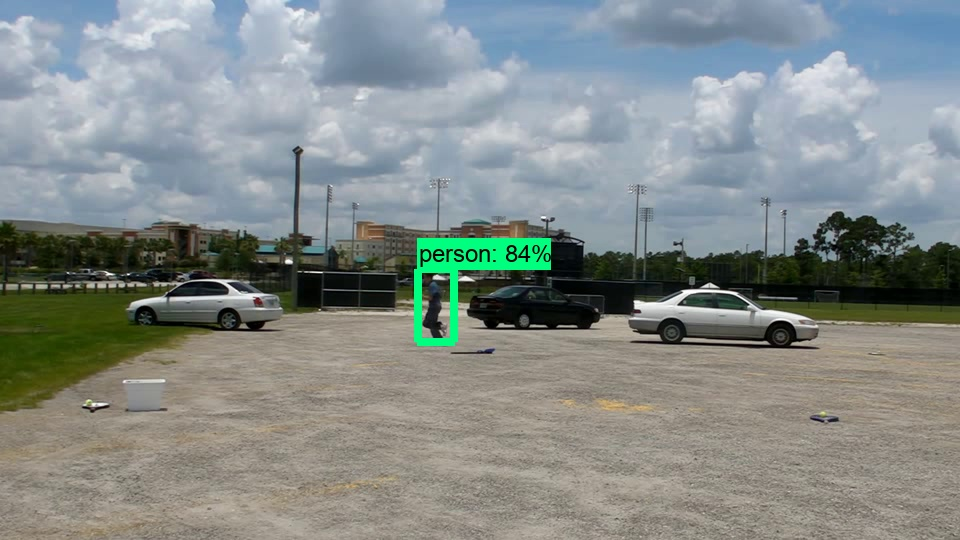
#> input picture b1.jpg, 960 x 540 px
$ python bounding_box.py   (older library calls are emulated)
#> lines starting #> are read from the running program, lines starting #| are printed output that depends on the picture; after the words box and inside, x2 and y2 are one past the last pixel; in counts of white or black regions, pixels touching at a corner belong together
# -*- coding: utf-8 -*-
"""
Created on Thu Aug  9 17:10:34 2018

@author: admin
"""

import cv2
import numpy as np
from PIL import Image
import numpy as np
import cv2 as cv
img = cv.imread('b1.jpg',0)
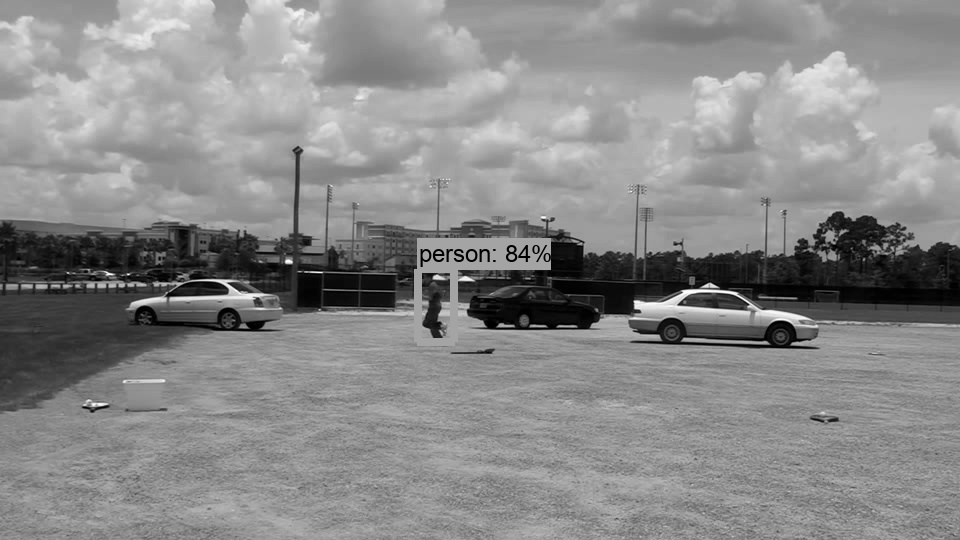
#> img: shape (540, 960); min 0, max 255, mean 137.3
ret,thresh = cv.threshold(img,127,255,0)
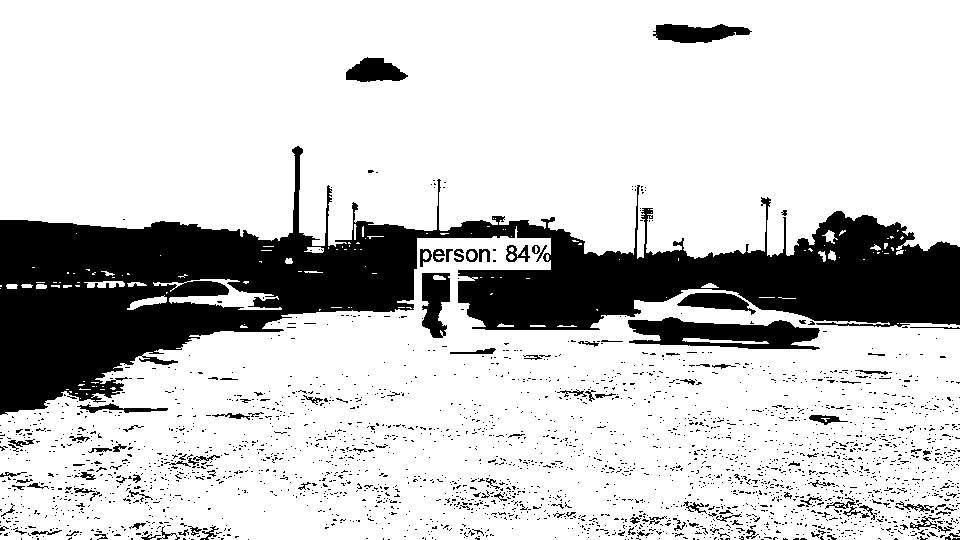
#> thresh: shape (540, 960); 79.5% white; 2662 black regions (2547 under 20 px)
_,contours,hierarchy = cv.findContours(thresh, cv2.RETR_EXTERNAL, cv2.CHAIN_APPROX_SIMPLE)
#> contours = 130 contours, 113 with area under 20; largest, box (x1, y1, x2, y2) and area: (0, 0, 960, 259) 221422, (0, 226, 960, 540) 205398, (153, 279, 282, 310) 1056, (127, 295, 167, 310) 212, (84, 281, 125, 288) 142
print('shapes found{0}'.format(len(contours)))
#| shapes found130

cnt = contours[0]
#> cnt = [[946, 539], [947, 539]]
M = cv.moments(cnt)
#> M = moments, m00 0
print( M )#print(gray)
#> (printed output is left out)
#> (the run stopped early here; a loop or call above may not have finished)

$ run again, with b3.jpg copied over b1.jpg
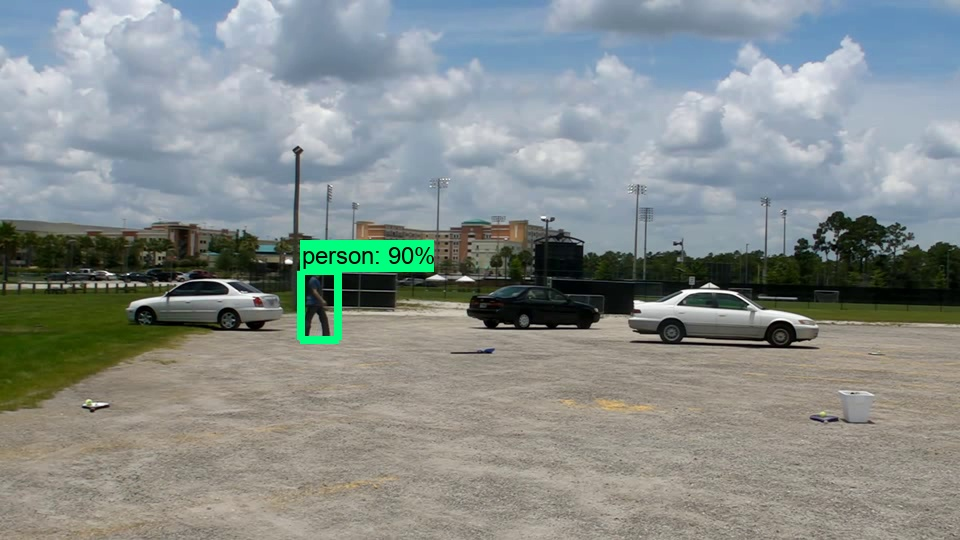
#> input picture b3.jpg, 960 x 540 px
#> `img = cv.imread('b1.jpg',0)`:
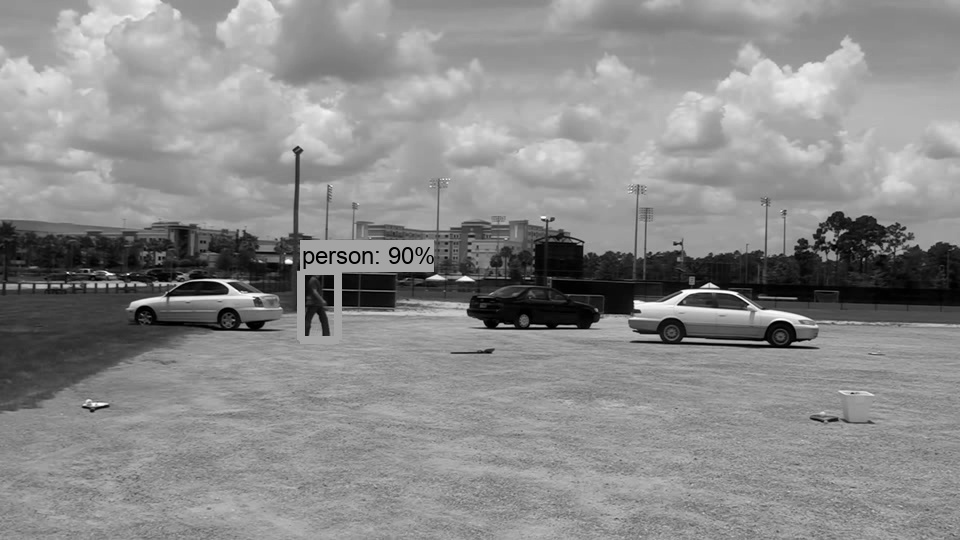
#> img: shape (540, 960); min 0, max 255, mean 138.8
#> `ret,thresh = cv.threshold(img,127,255,0)`:
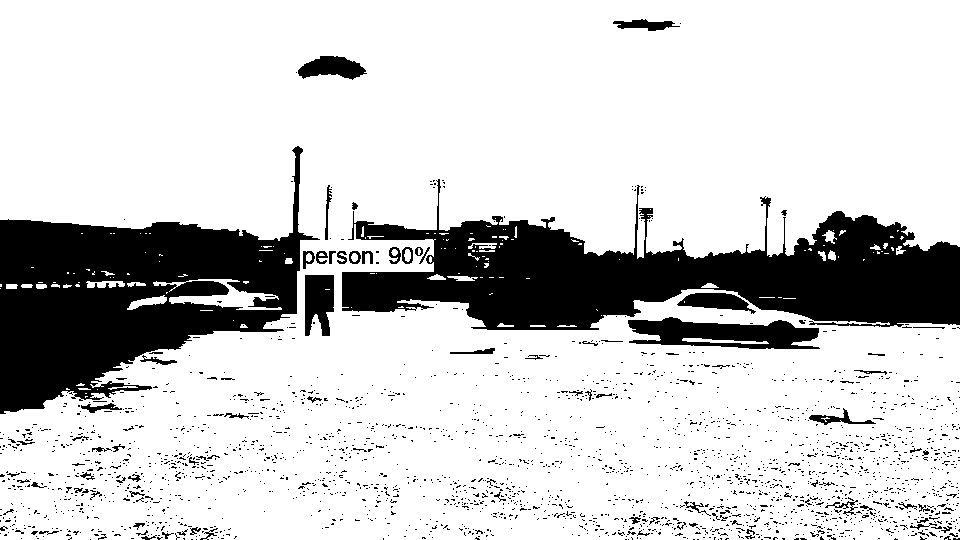
#> thresh: shape (540, 960); 80.4% white; 2338 black regions (2247 under 20 px)
#> contours = 139 contours, 120 with area under 20; largest, box (x1, y1, x2, y2) and area: (0, 0, 960, 540) 427843, (153, 279, 282, 310) 1138, (127, 295, 167, 310) 222, (86, 281, 125, 288) 147, (822, 230, 837, 244) 74
#| shapes found139
#> cnt = [[947, 538], [946, 539], [945, 539], [947, 539]]
#> M = moments, m00 0.5, centre m10/m00, m01/m00 = (946.7, 538.7)
#> (printed output is left out)
#> cx = 946
#> cy = 538
#> center = (946, 538)
#| center is (946, 538)
